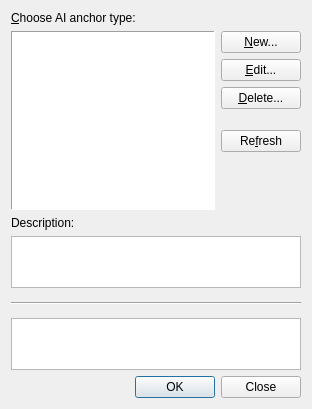
<?xml version="1.0" encoding="UTF-8"?>
<ui version="4.0">
 <class>SmartObjectClassDialog</class>
 <widget class="QDialog" name="SmartObjectClassDialog">
  <property name="geometry">
   <rect>
    <x>0</x>
    <y>0</y>
    <width>312</width>
    <height>401</height>
   </rect>
  </property>
  <property name="sizePolicy">
   <sizepolicy hsizetype="Preferred" vsizetype="Fixed">
    <horstretch>0</horstretch>
    <verstretch>0</verstretch>
   </sizepolicy>
  </property>
  <property name="windowTitle">
   <string>AI Anchors</string>
  </property>
  <layout class="QGridLayout" name="gridLayout">
   <item row="9" column="0" colspan="2">
    <widget class="QWidget" name="m_widgetMulti" native="true">
     <layout class="QVBoxLayout" name="verticalLayout">
      <property name="leftMargin">
       <number>0</number>
      </property>
      <property name="topMargin">
       <number>0</number>
      </property>
      <property name="rightMargin">
       <number>0</number>
      </property>
      <property name="bottomMargin">
       <number>0</number>
      </property>
      <item>
       <widget class="QLabel" name="label_2">
        <property name="frameShape">
         <enum>QFrame::HLine</enum>
        </property>
        <property name="frameShadow">
         <enum>QFrame::Sunken</enum>
        </property>
        <property name="text">
         <string/>
        </property>
        <property name="wordWrap">
         <bool>true</bool>
        </property>
       </widget>
      </item>
      <item>
       <widget class="QTextEdit" name="m_selectionList">
        <property name="minimumSize">
         <size>
          <width>0</width>
          <height>52</height>
         </size>
        </property>
        <property name="maximumSize">
         <size>
          <width>291</width>
          <height>52</height>
         </size>
        </property>
        <property name="readOnly">
         <bool>true</bool>
        </property>
       </widget>
      </item>
     </layout>
    </widget>
   </item>
   <item row="8" column="0" colspan="2">
    <widget class="QTextEdit" name="m_description">
     <property name="minimumSize">
      <size>
       <width>0</width>
       <height>52</height>
      </size>
     </property>
     <property name="maximumSize">
      <size>
       <width>291</width>
       <height>52</height>
      </size>
     </property>
     <property name="readOnly">
      <bool>true</bool>
     </property>
    </widget>
   </item>
   <item row="10" column="0" colspan="2">
    <widget class="QDialogButtonBox" name="buttonBox">
     <property name="standardButtons">
      <set>QDialogButtonBox::Close|QDialogButtonBox::Ok</set>
     </property>
    </widget>
   </item>
   <item row="4" column="1">
    <spacer name="verticalSpacer">
     <property name="orientation">
      <enum>Qt::Vertical</enum>
     </property>
     <property name="sizeType">
      <enum>QSizePolicy::Fixed</enum>
     </property>
     <property name="sizeHint" stdset="0">
      <size>
       <width>20</width>
       <height>15</height>
      </size>
     </property>
    </spacer>
   </item>
   <item row="5" column="1">
    <widget class="QPushButton" name="m_btnRefresh">
     <property name="text">
      <string>Re&amp;fresh</string>
     </property>
    </widget>
   </item>
   <item row="7" column="0">
    <widget class="QLabel" name="label">
     <property name="text">
      <string>Description:</string>
     </property>
     <property name="alignment">
      <set>Qt::AlignLeading|Qt::AlignLeft|Qt::AlignTop</set>
     </property>
     <property name="buddy">
      <cstring>m_description</cstring>
     </property>
    </widget>
   </item>
   <item row="0" column="0">
    <widget class="QLabel" name="m_labelListCaption">
     <property name="text">
      <string>&amp;Choose AI anchor type:</string>
     </property>
     <property name="alignment">
      <set>Qt::AlignLeading|Qt::AlignLeft|Qt::AlignTop</set>
     </property>
     <property name="buddy">
      <cstring>m_TreeCtrl</cstring>
     </property>
    </widget>
   </item>
   <item row="1" column="1">
    <widget class="QPushButton" name="m_btnNew">
     <property name="text">
      <string>&amp;New...</string>
     </property>
    </widget>
   </item>
   <item row="2" column="1">
    <widget class="QPushButton" name="m_btnEdit">
     <property name="text">
      <string>&amp;Edit...</string>
     </property>
    </widget>
   </item>
   <item row="3" column="1">
    <widget class="QPushButton" name="m_btnDelete">
     <property name="text">
      <string>&amp;Delete...</string>
     </property>
    </widget>
   </item>
   <item row="1" column="0" rowspan="6">
    <widget class="QTreeView" name="m_TreeCtrl">
     <property name="minimumSize">
      <size>
       <width>0</width>
       <height>179</height>
      </size>
     </property>
     <property name="maximumSize">
      <size>
       <width>16777215</width>
       <height>179</height>
      </size>
     </property>
     <property name="frameShape">
      <enum>QFrame::Panel</enum>
     </property>
     <property name="frameShadow">
      <enum>QFrame::Sunken</enum>
     </property>
     <attribute name="headerVisible">
      <bool>false</bool>
     </attribute>
    </widget>
   </item>
  </layout>
 </widget>
 <resources/>
 <connections>
  <connection>
   <sender>buttonBox</sender>
   <signal>accepted()</signal>
   <receiver>SmartObjectClassDialog</receiver>
   <slot>accept()</slot>
   <hints>
    <hint type="sourcelabel">
     <x>174</x>
     <y>378</y>
    </hint>
    <hint type="destinationlabel">
     <x>110</x>
     <y>366</y>
    </hint>
   </hints>
  </connection>
  <connection>
   <sender>buttonBox</sender>
   <signal>rejected()</signal>
   <receiver>SmartObjectClassDialog</receiver>
   <slot>reject()</slot>
   <hints>
    <hint type="sourcelabel">
     <x>206</x>
     <y>378</y>
    </hint>
    <hint type="destinationlabel">
     <x>206</x>
     <y>365</y>
    </hint>
   </hints>
  </connection>
 </connections>
</ui>
